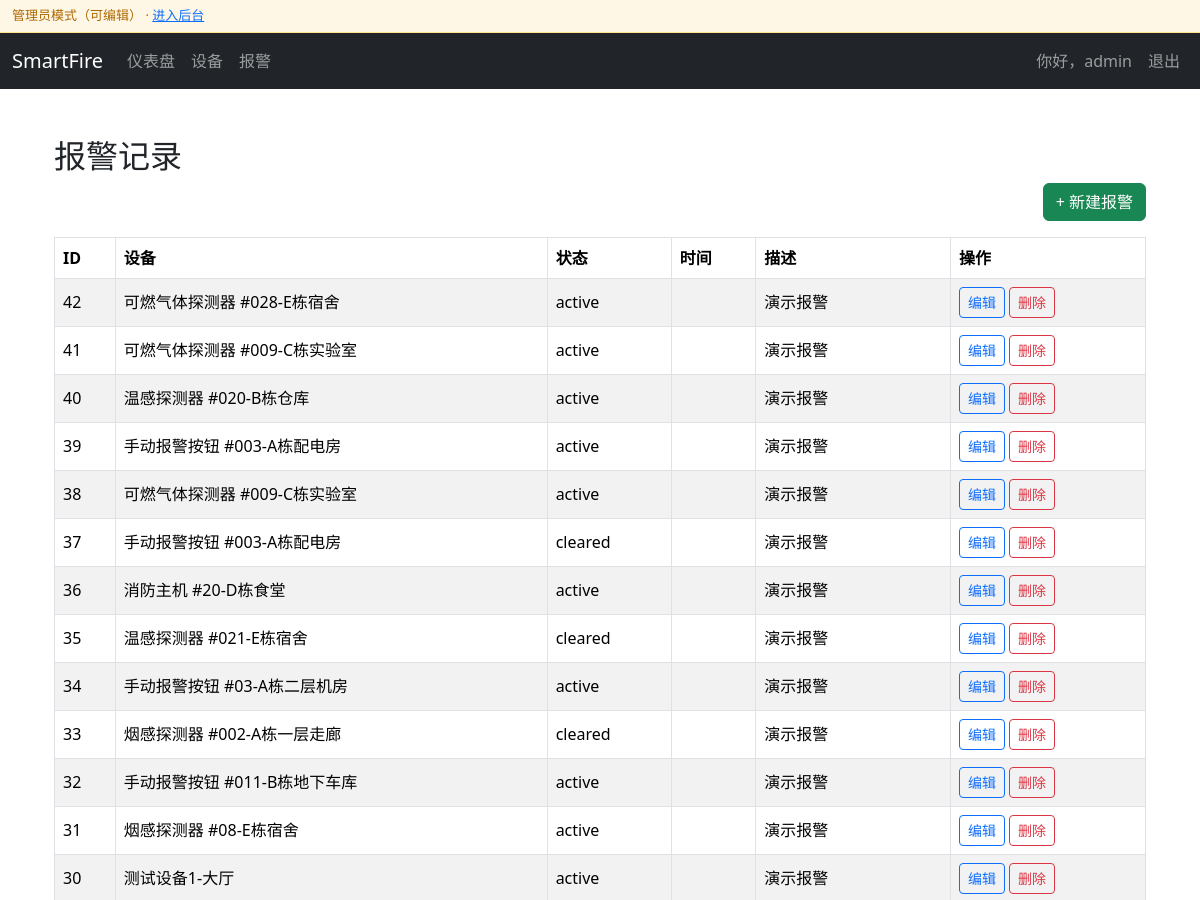
The app's page /alarms/ (signed in, upper part), older data.
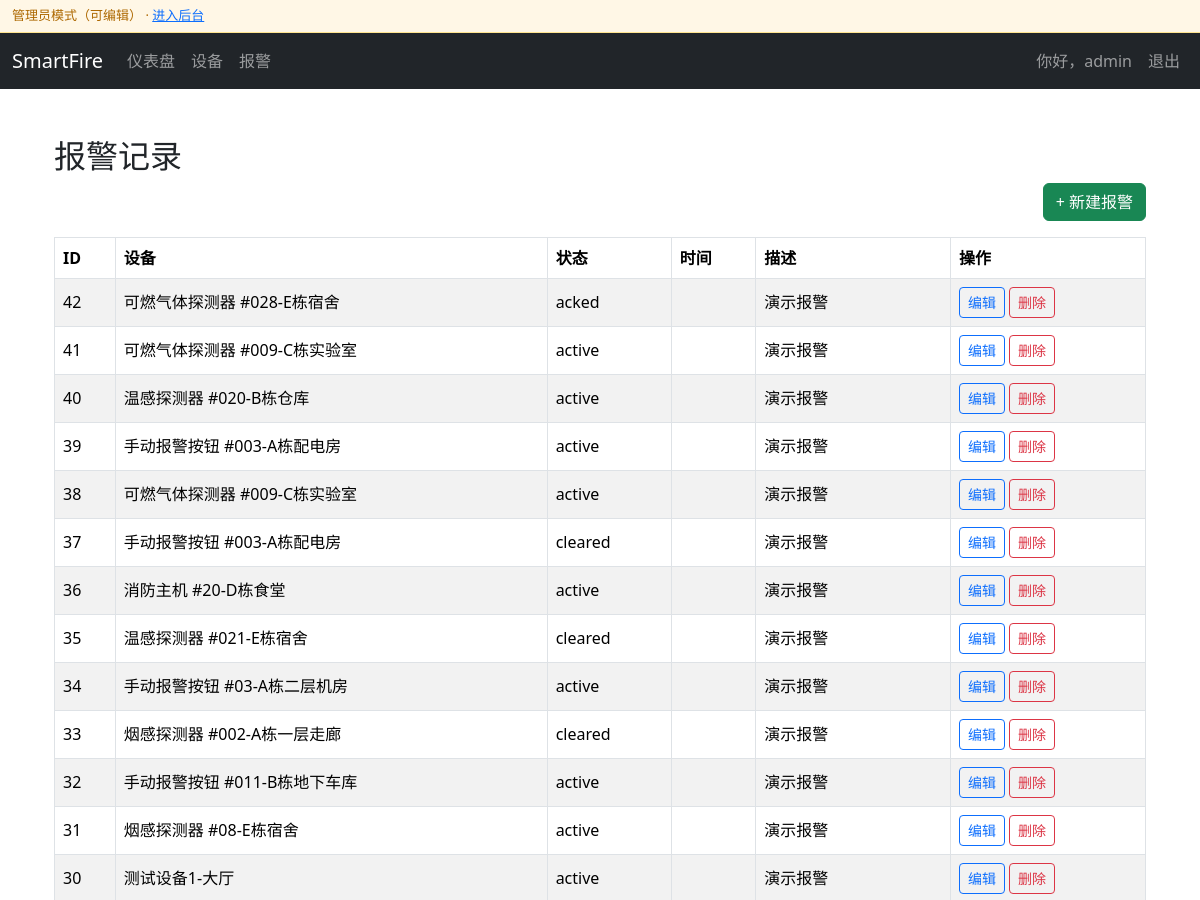
The same page, newer data.
### alarms/models.py (models this page shows, shortened)
class Alarm(models.Model):
    LEVEL_CHOICES=(('low','低'),('medium','中'),('high','高'))
    STATUS_CHOICES=(('active','激活'),('acked','已确认'),('resolved','已解除'))
    device=models.ForeignKey(Device,on_delete=models.CASCADE)
    level=models.CharField(max_length=10,choices=LEVEL_CHOICES,default='low')
    message=models.CharField(max_length=255)
    status=models.CharField(max_length=10,choices=STATUS_CHOICES,default='active')
    created_at=models.DateTimeField(auto_now_add=True)
    updated_at=models.DateTimeField(auto_now=True)
    cleared_at=models.DateTimeField(null=True,blank=True)
    created_by=models.ForeignKey(settings.AUTH_USER_MODEL,null=True,blank=True,on_delete=models.SET_NULL)
    class Meta: ordering=['-created_at']

### devices/models.py (models this page shows)
class Device(models.Model):
    STATUS_CHOICES = (('normal','正常'),('fault','故障'),('offline','离线'))
    name = models.CharField(max_length=100, unique=True)
    device_type = models.CharField(max_length=50)
    location = models.CharField(max_length=200)
    status = models.CharField(max_length=10, choices=STATUS_CHOICES, default='normal')
    installed_at = models.DateField(null=True, blank=True)
    notes = models.TextField(blank=True)
    class Meta: ordering = ['name']
    def __str__(self): return f"{self.name}-{self.location}"

### alarms/views.py (the view)
# urls.py: path("", views.alarm_list, name="list"),
@login_required
def alarm_list(request):
    f = request.GET.get("status", "").strip()
    qs = Alarm.objects.select_related("device").all().order_by("-id")
    if f:
        qs = qs.filter(status=f)
    return render(request, "alarms/alarm_list.html", {"alarms": qs, "status_filter": f})

### templates/alarms/alarm_list.html (shortened to what this page needs)
{% extends "base.html" %}
{% block content %}
<div class="container mt-4">
  <h2>报警记录</h2>
  <div class="mb-3 text-end">
    <a href="{% url 'alarms:add' %}" class="btn btn-success">+ 新建报警</a>
  </div>
  <table class="table table-bordered table-striped align-middle">
    <thead>
      <tr>
        <th>ID</th>
        <th>设备</th>
        <th>状态</th>
        <th>时间</th>
        <th>描述</th>
        {% if perms.alarms.change_alarm or perms.alarms.delete_alarm %}
        <th>操作</th>
        {% endif %}
      </tr>
    </thead>
    <tbody>
      {% for a in alarms %}
      <tr>
        <td>{{ a.id }}</td>
        <td>{{ a.device }}</td>
        <td>{{ a.status }}</td>
        <td>
          {% firstof a.timestamp a.created_at a.time as t %}
        </td>
        <td>{% if a.description %}{{ a.description }}{% elif a.message %}{{ a.message }}{% elif a.detail %}{{ a.detail }}{% else %}--{% endif %}</td>
        {% if perms.alarms.change_alarm or perms.alarms.delete_alarm %}
        <td>
          {% if perms.alarms.change_alarm %}
            <a href="{% url 'alarms:edit' a.id %}" class="btn btn-sm btn-outline-primary">编辑</a>
          {% endif %}
          {% if perms.alarms.delete_alarm %}
            <a href="{% url 'alarms:delete' a.id %}" class="btn btn-sm btn-outline-danger">删除</a>
          {% endif %}
        </td>
        {% endif %}
      </tr>
      {% empty %}
      <tr>
        <td colspan="6" class="text-center text-muted">暂无报警记录</td>
      </tr>
      {% endfor %}
    </tbody>
  </table>
</div>
{% endblock %}

Row changes from the older to the newer data that the page shows:
changed Alarm "可燃气体探测器 #028-E栋宿舍": status "active" → "acked"
